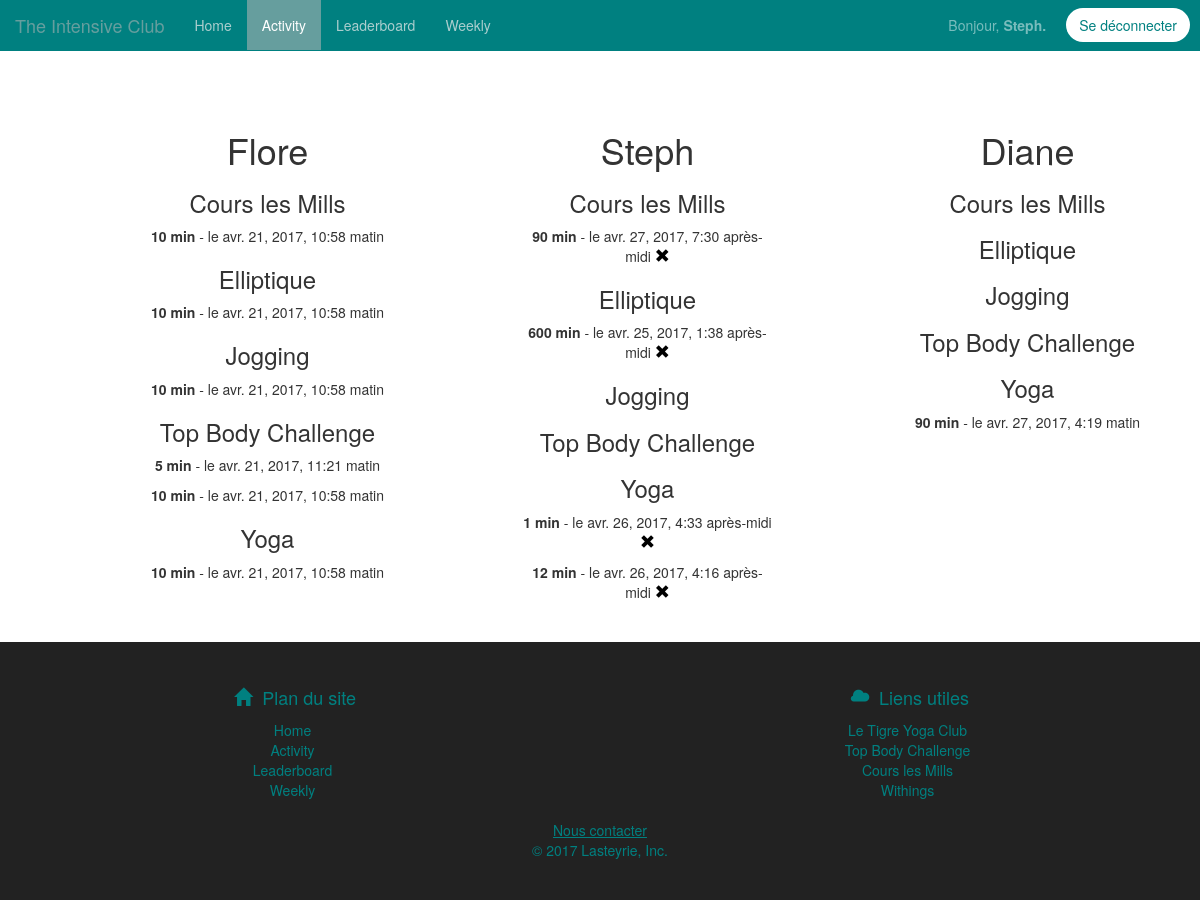
The page /activity/ (signed in) on the database as committed earlier.
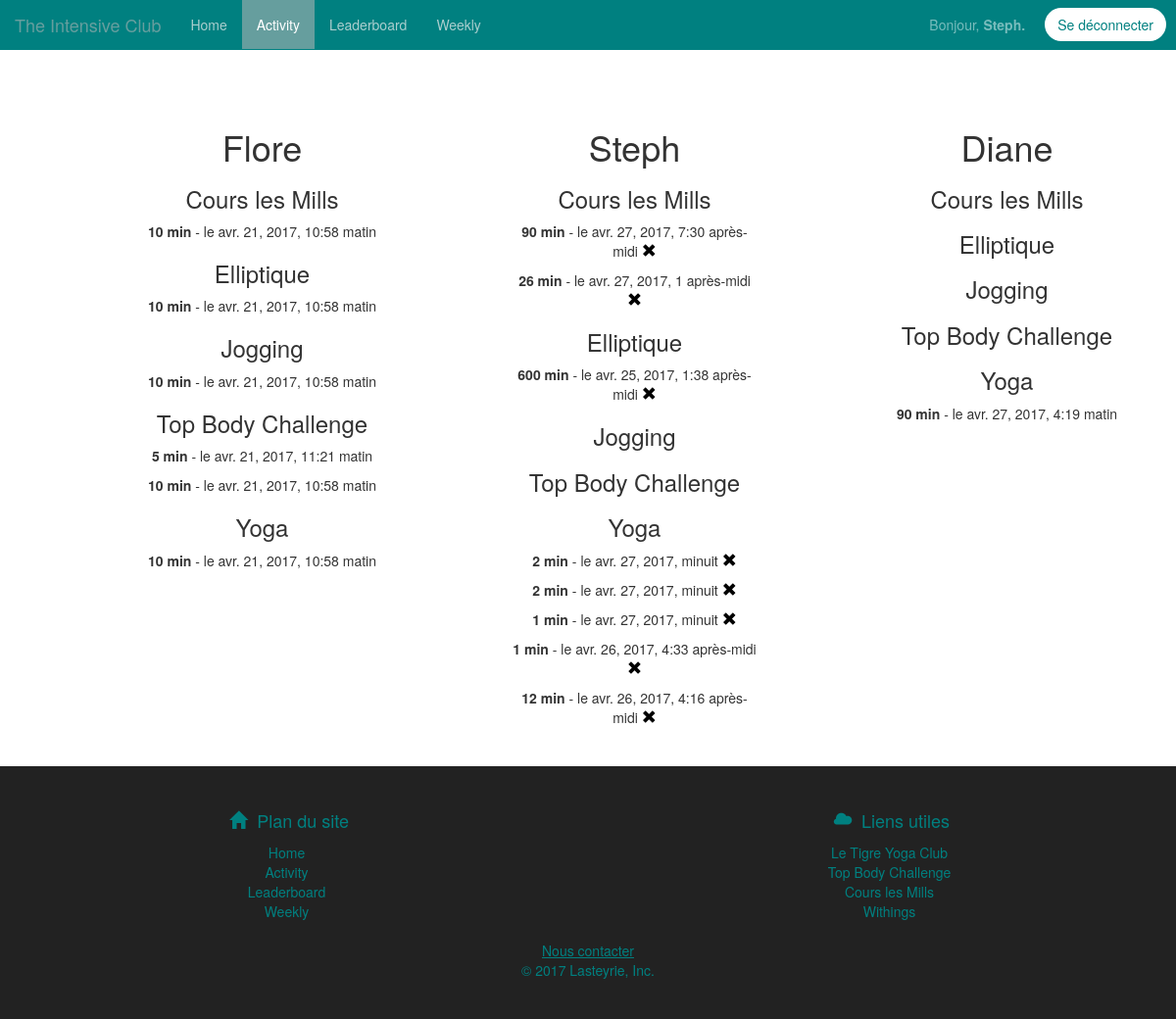
The same page on the database as committed later.
### yoga/models.py (models this page shows)
class Activity(models.Model):
    SPORTS = [("Yoga", "Yoga"),
              ("Top Body Challenge", "Top Body Challenge"),
              ("Cours les Mills", "Cours les Mills"),
              ("Elliptique", "Elliptique"),
              ("Jogging", "Jogging")]
    sport = models.CharField(max_length=10, choices= SPORTS)
    newsport = models.ForeignKey(Sport, null=True) # if we decide to extract the list of sports from a Sport table later on
    durée = models.IntegerField()
    date = models.DateTimeField(auto_now_add=False, auto_now=False)
    user = models.ForeignKey(User, null = True)

### yoga/views.py (the view)
# urls.py: url(r'^activity/$', views.activity),
def activity(request):
    if not request.user.is_authenticated:
        return redirect("/login")
    activitées = Activity.objects.all().order_by("-date")
    userlist = User.objects.all()
    return render(request, "activity.html", locals())

### yoga/templates/activity.html (shortened to what this page needs)
{% extends "base.html" %}
{% load static %}
{% block navbar %}
    <li><a href="/">Home</a></li>
    <li class="active"><a href="/activity">Activity</a></li>
    <li><a href="/leaderboard">Leaderboard</a></li>
    <li><a href="/weekly">Weekly</a></li>
{% endblock %}
{% block content %}
    {% for user in userlist %}
        <div class="col-md-3 col-md-offset-1" style="text-align: center;">
        <br /><br />
        <h1> {{ user.first_name }} </h1>
        {% regroup activitées|dictsort:"sport" by sport as activitées_sport %}
            {% for act in activitées_sport %}
                <h3>{{ act.grouper }}</h3>
                {% for activité in act.list %}
                    {%  if activité.user == user %}
                        <p><strong>{{  activité.durée }} min</strong> - le {{ activité.date }}
                        {%  if user == request.user %}
                            <a href="/suppr_activity/{{ activité.id }}" id="suppr" title="Delete this session">
                                <span class="glyphicon glyphicon-remove" style="color: black; font-size: 15px;"></span>
                            </a></p>
                        {% endif %}
                    {% endif %}
                {% endfor %}
            {% empty %}
                <p> No activity ... </p>
            {% endfor %}
            </div>
            {% empty %}
                <p> No user ... </p>
        {% endfor %}
	</div>
{% endblock %}

### yoga/templates/base.html (shortened to what this page needs)
<!DOCTYPE html>
{% load static %}
<html lang="fr">
	<head>
		<link href="{% static 'css/bootstrap.min.css' %}" rel="stylesheet">
		<link href="{% static 'css/yoga.css' %}" rel="stylesheet">
	</head>
	<body>
        <nav class="navbar navbar-fixed-top">
            <div class="container-fluid">
                <div class="navbar-header">
                  <a class="navbar-brand" href="/">The Intensive Club</a>
                </div>
                <div id="navbar" class="collapse navbar-collapse">
                    <ul class="nav navbar-nav col-md-6">
                        {% block navbar %}{% endblock %}
                    </ul>
                <div class="navbar-right">
                            <p class="navbar-text" style="color : #78bcbc">Bonjour, <strong>{{ user.first_name }}.</strong></p>
                            <a href="/logout"><button type="button" class="btn btn-custom1 navbar-btn" style="margin-right: 10px;" name="logout">Se déconnecter</button></a>
                </div>
                </div>
            </div>
        </nav>
        <div class="container">
            {% block content %} {% endblock %}
        <footer>
                <div class="row">
                    <div class="col-sm-6">
                        <center>
                          <h4 class="footertext" style="color: teal;"><span class="glyphicon glyphicon-home " style="margin: 5px;"></span> <a>Plan du site</a></h4>
                          <p class="footertext">
                            <a href="/">Home</a><br>
                            <a href="/activity">Activity</a><br>
                            <a href="/leaderboard">Leaderboard</a><br>
                            <a href="/weekly">Weekly</a><br>
                          </p>
                        </center>
                    </div>
                    <div class="col-sm-6">
                        <center>
                         <h4 class="footertext" style="color: teal;"><span class="glyphicon glyphicon-cloud" style="margin: 5px; "></span> <a>Liens utiles</a></h4>
                          <p class="footertext">
                            <a href="http://tigre-yoga.com/">Le Tigre Yoga Club</a><br>
                            <a href="https://soniatlev.fr/produit/top-body-challenge-version-francaise/">Top Body Challenge</a><br>
                            <a href="http://w3.lesmills.com/france/fr/">Cours les Mills</a><br>
                            <a href="https://www.withings.com/fr/fr/">Withings</a><br>
                          </p>
                        </center>
                    </div>
                </div>
                <div class="row">
                    <p><center><a href="#" style="text-decoration: underline;">Nous contacter</a> <p class="footertext" style="color: teal;">&copy; 2017 Lasteyrie, Inc.</p></center></p>
                </div>
            </footer>
    </body>
</html>

### yoga/static/css/yoga.css (style rules this page uses)
html, body { overflow-x: hidden; }
body { padding-top: 70px; }
footer { padding: 30px 0; bottom: 0; width: 100%; height: 10%; background: #222222; margin-top:30px; color: teal; }
footer a { color: teal; }
.btn-custom1 { background-color: white; color: teal; margin:5px; margin-top: 8px; border-radius: 20px; }
.navbar { background-color: teal; }
.navbar .navbar-brand { color: white; }
.navbar .navbar-nav > li > a { color: #abcece; }
.navbar .navbar-nav > .active > a, .navbar .navbar-nav > .active > a:hover, .navbar .navbar-nav > .active > a:focus { color: white; background-color: #669e9e; }

Rows that differ between the two databases and show on the page:
added Activity: durée "26", date "avr. 27, 2017, 1 après-midi"
added Activity: durée "2", date "avr. 27, 2017, minuit"
added Activity: durée "2", date "avr. 27, 2017, minuit"
added Activity: durée "1", date "avr. 27, 2017, minuit"
